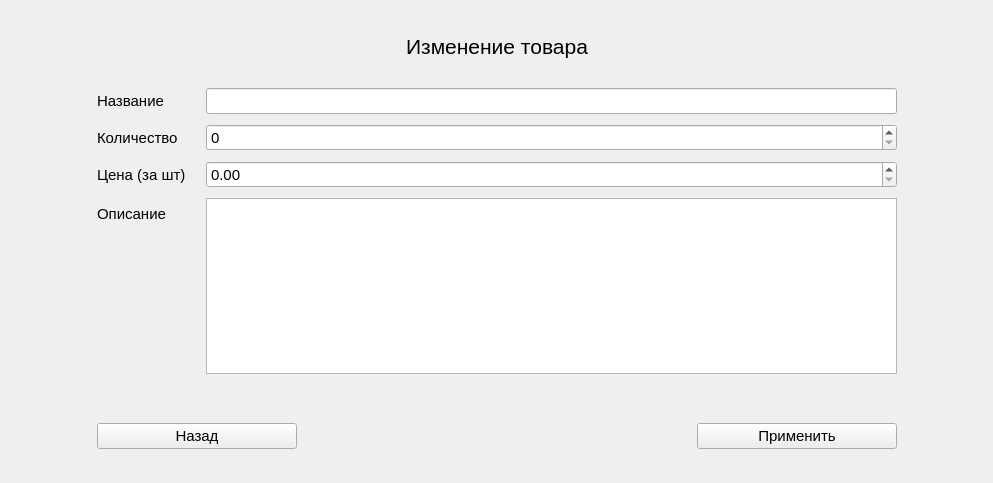
<?xml version="1.0" encoding="UTF-8"?>
<ui version="4.0">
 <class>EditForm</class>
 <widget class="QWidget" name="EditForm">
  <property name="geometry">
   <rect>
    <x>0</x>
    <y>0</y>
    <width>993</width>
    <height>483</height>
   </rect>
  </property>
  <property name="windowTitle">
   <string>Form</string>
  </property>
  <layout class="QGridLayout" name="gridLayout">
   <item row="12" column="4">
    <spacer name="horizontalSpacer_6">
     <property name="orientation">
      <enum>Qt::Orientation::Horizontal</enum>
     </property>
     <property name="sizeHint" stdset="0">
      <size>
       <width>40</width>
       <height>20</height>
      </size>
     </property>
    </spacer>
   </item>
   <item row="12" column="3">
    <widget class="QPushButton" name="pushButton_conf">
     <property name="font">
      <font>
       <family>Leelawadee UI</family>
       <pointsize>11</pointsize>
      </font>
     </property>
     <property name="cursor">
      <cursorShape>PointingHandCursor</cursorShape>
     </property>
     <property name="text">
      <string>Применить</string>
     </property>
    </widget>
   </item>
   <item row="10" column="1" colspan="3">
    <spacer name="horizontalSpacer_4">
     <property name="orientation">
      <enum>Qt::Orientation::Horizontal</enum>
     </property>
     <property name="sizeType">
      <enum>QSizePolicy::Policy::Maximum</enum>
     </property>
     <property name="sizeHint" stdset="0">
      <size>
       <width>800</width>
       <height>20</height>
      </size>
     </property>
    </spacer>
   </item>
   <item row="9" column="1" colspan="3">
    <layout class="QFormLayout" name="formLayout">
     <property name="horizontalSpacing">
      <number>20</number>
     </property>
     <property name="verticalSpacing">
      <number>10</number>
     </property>
     <item row="0" column="0">
      <widget class="QLabel" name="label_2">
       <property name="font">
        <font>
         <family>Leelawadee UI</family>
         <pointsize>11</pointsize>
        </font>
       </property>
       <property name="text">
        <string>Название</string>
       </property>
      </widget>
     </item>
     <item row="0" column="1">
      <widget class="QLineEdit" name="lineEdit_name">
       <property name="font">
        <font>
         <family>Leelawadee UI</family>
         <pointsize>11</pointsize>
        </font>
       </property>
      </widget>
     </item>
     <item row="1" column="0">
      <widget class="QLabel" name="label_3">
       <property name="font">
        <font>
         <family>Leelawadee UI</family>
         <pointsize>11</pointsize>
        </font>
       </property>
       <property name="text">
        <string>Количество</string>
       </property>
      </widget>
     </item>
     <item row="2" column="0">
      <widget class="QLabel" name="label_4">
       <property name="font">
        <font>
         <family>Leelawadee UI</family>
         <pointsize>11</pointsize>
        </font>
       </property>
       <property name="text">
        <string>Цена (за шт)</string>
       </property>
      </widget>
     </item>
     <item row="3" column="0">
      <widget class="QLabel" name="label_5">
       <property name="font">
        <font>
         <family>Leelawadee UI</family>
         <pointsize>11</pointsize>
        </font>
       </property>
       <property name="text">
        <string>Описание</string>
       </property>
      </widget>
     </item>
     <item row="1" column="1">
      <widget class="QSpinBox" name="spinBox_count">
       <property name="font">
        <font>
         <family>Leelawadee UI</family>
         <pointsize>11</pointsize>
        </font>
       </property>
       <property name="maximum">
        <number>1000000000</number>
       </property>
      </widget>
     </item>
     <item row="2" column="1">
      <widget class="QDoubleSpinBox" name="doubleSpinBox_price">
       <property name="font">
        <font>
         <family>Leelawadee UI</family>
         <pointsize>11</pointsize>
        </font>
       </property>
       <property name="maximum">
        <double>10000000000000000000000.000000000000000</double>
       </property>
       <property name="singleStep">
        <double>0.010000000000000</double>
       </property>
      </widget>
     </item>
     <item row="3" column="1">
      <widget class="QTextEdit" name="textEdit_about">
       <property name="font">
        <font>
         <family>Leelawadee UI</family>
         <pointsize>11</pointsize>
        </font>
       </property>
      </widget>
     </item>
    </layout>
   </item>
   <item row="12" column="2">
    <spacer name="horizontalSpacer_3">
     <property name="orientation">
      <enum>Qt::Orientation::Horizontal</enum>
     </property>
     <property name="sizeHint" stdset="0">
      <size>
       <width>40</width>
       <height>20</height>
      </size>
     </property>
    </spacer>
   </item>
   <item row="12" column="0">
    <spacer name="horizontalSpacer_5">
     <property name="orientation">
      <enum>Qt::Orientation::Horizontal</enum>
     </property>
     <property name="sizeHint" stdset="0">
      <size>
       <width>40</width>
       <height>20</height>
      </size>
     </property>
    </spacer>
   </item>
   <item row="12" column="1">
    <widget class="QPushButton" name="pushButton_back">
     <property name="font">
      <font>
       <family>Leelawadee UI</family>
       <pointsize>11</pointsize>
      </font>
     </property>
     <property name="cursor">
      <cursorShape>PointingHandCursor</cursorShape>
     </property>
     <property name="text">
      <string>Назад</string>
     </property>
    </widget>
   </item>
   <item row="2" column="2">
    <spacer name="verticalSpacer">
     <property name="orientation">
      <enum>Qt::Orientation::Vertical</enum>
     </property>
     <property name="sizeType">
      <enum>QSizePolicy::Policy::Preferred</enum>
     </property>
     <property name="sizeHint" stdset="0">
      <size>
       <width>20</width>
       <height>40</height>
      </size>
     </property>
    </spacer>
   </item>
   <item row="1" column="2">
    <widget class="QLabel" name="label">
     <property name="minimumSize">
      <size>
       <width>0</width>
       <height>0</height>
      </size>
     </property>
     <property name="maximumSize">
      <size>
       <width>400</width>
       <height>16777215</height>
      </size>
     </property>
     <property name="font">
      <font>
       <family>Leelawadee UI</family>
       <pointsize>16</pointsize>
      </font>
     </property>
     <property name="text">
      <string>Изменение товара</string>
     </property>
     <property name="alignment">
      <set>Qt::AlignmentFlag::AlignCenter</set>
     </property>
    </widget>
   </item>
   <item row="1" column="1">
    <spacer name="horizontalSpacer">
     <property name="orientation">
      <enum>Qt::Orientation::Horizontal</enum>
     </property>
     <property name="sizeType">
      <enum>QSizePolicy::Policy::Maximum</enum>
     </property>
     <property name="sizeHint" stdset="0">
      <size>
       <width>200</width>
       <height>20</height>
      </size>
     </property>
    </spacer>
   </item>
   <item row="11" column="2">
    <spacer name="verticalSpacer_2">
     <property name="orientation">
      <enum>Qt::Orientation::Vertical</enum>
     </property>
     <property name="sizeType">
      <enum>QSizePolicy::Policy::Preferred</enum>
     </property>
     <property name="sizeHint" stdset="0">
      <size>
       <width>20</width>
       <height>40</height>
      </size>
     </property>
    </spacer>
   </item>
   <item row="1" column="3">
    <spacer name="horizontalSpacer_2">
     <property name="orientation">
      <enum>Qt::Orientation::Horizontal</enum>
     </property>
     <property name="sizeType">
      <enum>QSizePolicy::Policy::Maximum</enum>
     </property>
     <property name="sizeHint" stdset="0">
      <size>
       <width>200</width>
       <height>20</height>
      </size>
     </property>
    </spacer>
   </item>
   <item row="0" column="2">
    <spacer name="verticalSpacer_3">
     <property name="orientation">
      <enum>Qt::Orientation::Vertical</enum>
     </property>
     <property name="sizeType">
      <enum>QSizePolicy::Policy::Preferred</enum>
     </property>
     <property name="sizeHint" stdset="0">
      <size>
       <width>20</width>
       <height>40</height>
      </size>
     </property>
    </spacer>
   </item>
   <item row="13" column="2">
    <spacer name="verticalSpacer_4">
     <property name="orientation">
      <enum>Qt::Orientation::Vertical</enum>
     </property>
     <property name="sizeType">
      <enum>QSizePolicy::Policy::Preferred</enum>
     </property>
     <property name="sizeHint" stdset="0">
      <size>
       <width>20</width>
       <height>40</height>
      </size>
     </property>
    </spacer>
   </item>
  </layout>
 </widget>
 <resources/>
 <connections/>
</ui>
